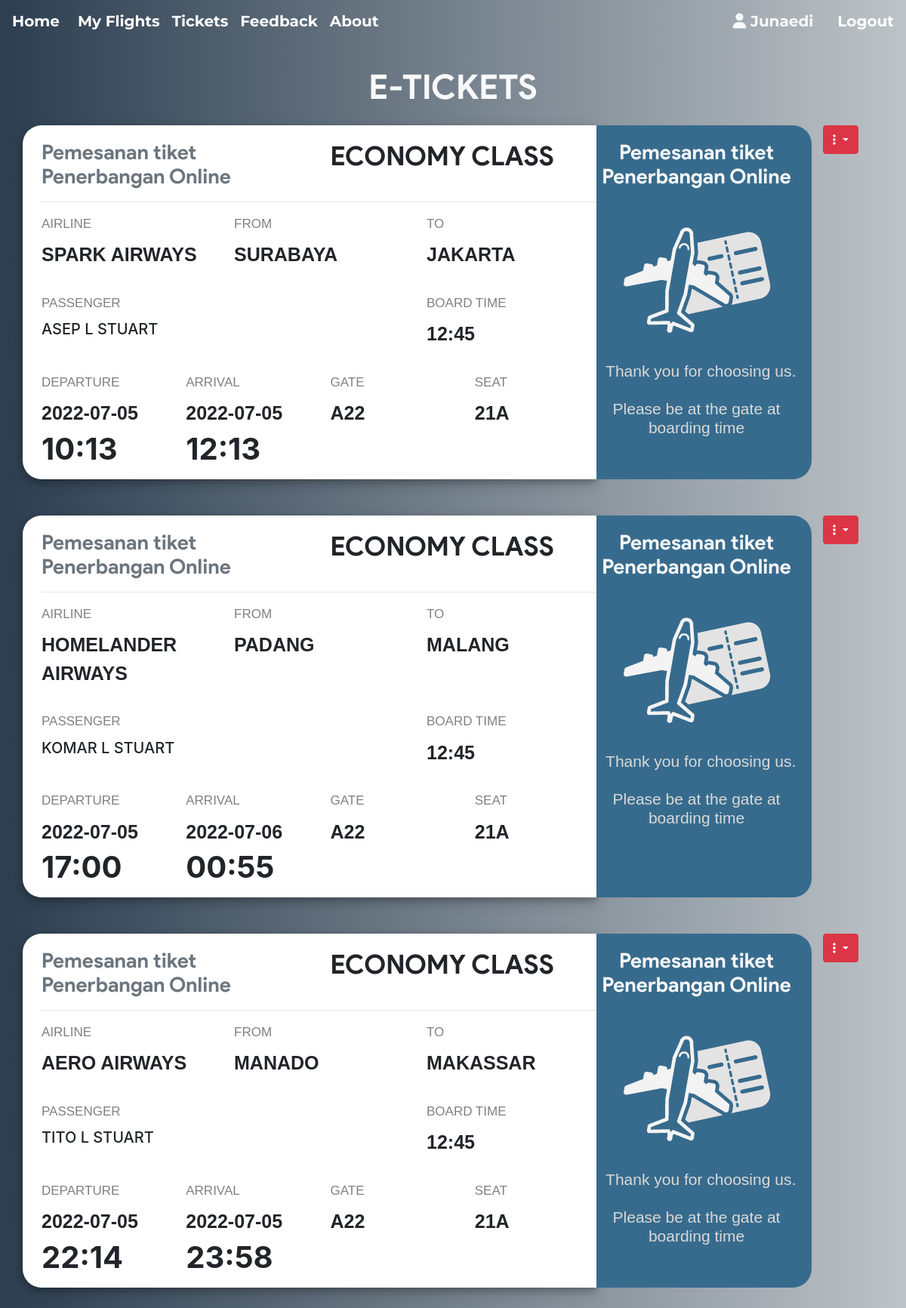
The page /ticket.php (signed in) on the database its author committed.
### tables this page shows
CREATE TABLE `ticket` (
  `ticket_id` int(11) NOT NULL,
  `passenger_id` int(11) NOT NULL,
  `flight_id` int(11) NOT NULL,
  `user_id` int(11) NOT NULL,
  `seat_no` varchar(10) NOT NULL,
  `cost` int(11) NOT NULL,
  `class` varchar(3) NOT NULL
);

CREATE TABLE `flight` (
  `flight_id` int(11) NOT NULL,
  `admin_id` int(11) NOT NULL,
  `arrivale` datetime NOT NULL,
  `departure` datetime NOT NULL,
  `Destination` varchar(20) NOT NULL,
  `source` varchar(20) NOT NULL,
  `airline` varchar(20) NOT NULL,
  `Seats` varchar(110) NOT NULL,
  `duration` varchar(20) NOT NULL,
  `Price` int(11) NOT NULL,
  `status` varchar(6) DEFAULT NULL,
  `issue` varchar(50) DEFAULT NULL,
  `last_seat` varchar(5) DEFAULT '',
  `bus_seats` int(11) DEFAULT 20,
  `last_bus_seat` varchar(5) DEFAULT ''
);

CREATE TABLE `passenger_profile` (
  `passenger_id` int(11) NOT NULL,
  `user_id` int(11) NOT NULL,
  `flight_id` int(11) NOT NULL,
  `mobile` varchar(110) NOT NULL,
  `dob` datetime NOT NULL,
  `f_name` varchar(20) DEFAULT NULL,
  `m_name` varchar(20) DEFAULT NULL,
  `l_name` varchar(20) DEFAULT NULL
);

### helpers/helper.php (called while the page is built)
<?php
function subview($file){
	$file = __DIR__.'/../sub-views/'.$file;
	include $file;
}

### ticket.php (the view, shortened to what this page needs)
<?php include_once 'helpers/helper.php'; ?>
<?php subview('header.php'); ?>
<main>
  <?php if(isset($_SESSION['userId'])) {
    require 'helpers/init_conn_db.php';
    ?>
    <div class="container mb-5">
    <h1 class="text-center text-light mt-4 mb-4">E-TICKETS</h1>
      <?php
      $sql = 'SELECT * FROM Ticket WHERE user_id=?';
      $stmt = mysqli_stmt_init($conn);
      if(!mysqli_stmt_prepare($stmt,$sql)) {
          header('Location: ticket.php?error=sqlerror');
          exit();
      } else {
          mysqli_stmt_bind_param($stmt,'i',$_SESSION['userId']);
          mysqli_stmt_execute($stmt);
          $result = mysqli_stmt_get_result($stmt);
          while ($row = mysqli_fetch_assoc($result)) {
            $sql_p = 'SELECT * FROM Passenger_profile WHERE passenger_id=?';
            $stmt_p = mysqli_stmt_init($conn);
            if(!mysqli_stmt_prepare($stmt_p,$sql_p)) {
                header('Location: ticket.php?error=sqlerror');
                exit();
            } else {
                mysqli_stmt_bind_param($stmt_p,'i',$row['passenger_id']);
                mysqli_stmt_execute($stmt_p);
                $result_p = mysqli_stmt_get_result($stmt_p);
                if($row_p = mysqli_fetch_assoc($result_p)) {
                  $sql_f = 'SELECT * FROM Flight WHERE flight_id=?';
                  $stmt_f = mysqli_stmt_init($conn);
                  if(!mysqli_stmt_prepare($stmt_f,$sql_f)) {
                      header('Location: ticket.php?error=sqlerror');
                      exit();
                  } else {
                      mysqli_stmt_bind_param($stmt_f,'i',$row['flight_id']);
                      mysqli_stmt_execute($stmt_f);
                      $result_f = mysqli_stmt_get_result($stmt_f);
                      if($row_f = mysqli_fetch_assoc($result_f)) {
                        $date_time_dep = $row_f['departure'];
                        $date_dep = substr($date_time_dep,0,10);
                        $time_dep = substr($date_time_dep,10,6) ;
                        $date_time_arr = $row_f['arrivale'];
                        $date_arr = substr($date_time_arr,0,10);
                        $time_arr = substr($date_time_arr,10,6) ;
                        if($row['class'] === 'E') {
                            $class_txt = 'ECONOMY';
                        } else if($row['class'] === 'B') {
                            $class_txt = 'BUSINESS';
                        }
                        echo '
                        <div class="row mb-5">
                        <div class="col-8 out">
                            <div class="row ">
                                <div class="col">
                                    <h2 class="text-secondary mb-0 brand">
                                        Pemesanan tiket Penerbangan Online</h2>
                                </div>
                                <div class="col">
                                    <h2 class="mb-0">'.$class_txt.' CLASS</h2>
                                </div>
                            </div>
                            <hr>
                            <div class="row mb-3">
                                <div class="col-4">
                                    <p class="head">Airline</p>
                                    <p class="txt">'.$row_f['airline'].'</p>
                                </div>
                                <div class="col-4">
                                    <p class="head">from</p>
                                    <p class="txt">'.$row_f['source'].'</p>
                                </div>
                                <div class="col-4">
                                    <p class="head">to</p>
                                    <p class="txt">'.$row_f['Destination'].'</p>
                                </div>
                            </div>
                            <div class="row mb-3">
                                <div class="col-8">
                                    <p class="head">Passenger</p>
                                    <p class=" h5 text-uppercase">
                                    '.$row_p['f_name'].' '.$row_p['m_name'].' '.$row_p['l_name'].'
                                    </p>
                                </div>
                                <div class="col-4">
                                    <p class="head">board time</p>
                                    <p class="txt">12:45</p>
                                </div>
                            </div>
                            <div class="row">
                                <div class="col-3">
                                    <p class="head">departure</p>
                                    <p class="txt mb-1">'.$date_dep.'</p>
                                    <p class="h1 font-weight-bold mb-3">'.$time_dep.'</p>
                                </div>
                                <div class="col-3">
                                    <p class="head">arrival</p>
                                    <p class="txt mb-1">'.$date_arr.'</p>
                                    <p class="h1 font-weight-bold mb-3">'.$time_arr.'</p>
                                </div>
                                <div class="col-3">
                                    <p class="head">gate</p>
                                    <p class="txt">A22</p>
                                </div>
                                <div class="col-3">
                                    <p class="head">seat</p>
                                    <p class="txt">'.$row['seat_no'].'</p>
                                </div>
                            </div>
                        </div>
                        <div class="col-3 pl-0" style="background-color:#376b8d !important;
                            padding:20px; border-top-right-radius: 25px; border-bottom-right-radius: 25px;">
                            <div class="row">
                                <div class="col">
                                <h2 class="text-light text-center brand">
                                    Pemesanan tiket Penerbangan Online</h2>
                                </div>
                            </div>
                            <div class="row justify-content-center">
                                <div class="col-12">
                                    <img src="assets/images/airtic.png" class="mx-auto d-block"
                                    height="200px" width="200px" alt="">
                                </div>
                            </div>
                            <div class="row">
                                <h3 class="text-light2 text-center mt-2 mb-0">
                                &nbsp Thank you for choosing us. </br> </br>
                                    Please be at the gate at boarding time</h3>
                            </div>
                        </div>
                        <div class="col-1">
                            <div class="dropdown">
                                <button class="btn btn-danger dropdown-toggle" type="button"
                                    id="dropdownMenuButton" data-toggle="dropdown"
                                    aria-haspopup="true" aria-expanded="false">
                                    <i class="fa fa-ellipsis-v"></i> </td>
                                </button>
                                            value='.$row['ticket_id'].'>
                                            value='.$row['ticket_id'].'>
                            </div>
                        </div>
                        </div>
                      ' ;
                      }
                  }
                }
            }
          }
      }
       ?>
    </div>
  </main>
  <?php } ?>
  <?php subview('footer.php'); ?>

### sub-views/header.php (shortened to what this page needs)
<!doctype html>
<html lang="en">
    <head>
        <link rel="stylesheet" href="https://stackpath.bootstrapcdn.com/font-awesome/4.7.0/css/font-awesome.min.css">
        <link rel="stylesheet" href="https://stackpath.bootstrapcdn.com/bootstrap/4.5.2/css/bootstrap.min.css">
    </head>
    <body>
        <nav class="navbar navbar-expand-lg navbar-dark bg-transparent ">
        <a class="navbar-brand" href="index.php"><h5>Home</h5>
        </a>
        <div class="collapse navbar-collapse" id="navbarSupportedContent">
            <ul class="navbar-nav mr-auto">
            <?php if(isset($_SESSION['userId'])) { ?>
                <li class="nav-item">
                    <a class="nav-link" href="my_flights.php">
                        <h5> My Flights</h5>
                    </a>
                </li>
                <li class="nav-item">
                    <a class="nav-link" href="ticket.php">
                        <h5> Tickets</h5>
                    </a>
                </li>
            <?php } ?>
                <li class="nav-item">
                    <a class="nav-link" href="feedback.php">
                        <h5> Feedback</h5>
                    </a>
                </li>
                <li class="nav-item">
                    <a class="nav-link" href="#">
                        <h5> About</h5>
                    </a>
                </li>
            </ul>
            <?php
            if(isset($_SESSION['userId'])) {
                echo '
                <ul  class="nav navbar-nav navbar-right">
                    <li class="nav-item mr-3">
                            <h5 class=" text-light">
                            <i class="ml-1 fa fa-user text-light"></i>
                            '.$_SESSION['userUid'].'
                            </h5>
                    </li>
                    <li class="nav-item ml-3">
                        <form action="includes/logout.inc.php" class="logout_form" method="POST">
                        <button class="astext"  type="submit">
                            <h5> Logout </h5>
                            </button>
                        </form>
                    </li>
                </ul>    ';
            }
            ?>
        </div>
        </nav>

### sub-views/footer.php (shortened to what this page needs)
  </body>
</html>

### sub-views/header.php (style rules this page uses)
.astext { background:none; border:none; margin:0; padding:0; cursor: pointer; }
h5 { color: white; font-weight: bold; font-size: 20px ; font-family: 'Montserrat', sans-serif; }

### ticket.php (style rules this page uses)
body { background: #bdc3c7; background: -webkit-linear-gradient(to right, #2c3e50, #bdc3c7); background: linear-gradient(to right, #2c3e50, #bdc3c7); }
h2.brand { font-size: 27px !important; }
p.head { text-transform: uppercase; font-family: arial; font-size: 17px; margin-bottom: 10px ; color: grey; }
p.txt { text-transform: uppercase; font-family: arial; font-size: 25px; font-weight: bolder; }
.out { border-top-left-radius: 25px; border-bottom-left-radius: 25px; box-shadow: 0 4px 8px 0 rgba(0, 0, 0, 0.2), 0 6px 20px 0 rgba(0, 0, 0, 0.19); background-color: white; padding-left: 25px; padding-right: 0px; padding-top: 20px; }
h2 { font-weight: lighter !important; font-size: 35px !important; margin-bottom: 20px; font-family :'product sans' !important; font-weight: bolder; }
.text-light2 { color: #d9d9d9; }
h3 { font-size: 21px !important; margin-bottom: 20px; font-family: Tahoma, sans-serif; font-weight: lighter; }
h1 { font-weight: lighter !important; font-size: 45px !important; margin-bottom: 20px; font-family :'product sans' !important; font-weight: bolder; }

### rows shown on the page
ticket: class "ECONOMY", flight.airline "SPARK AIRWAYS", flight.source "SURABAYA", flight.Destination "JAKARTA", passenger.f_name "ASEP", passenger.m_name "L", passenger.l_name "STUART", flight.departure "2022-07-05", flight.departure "10:13", flight.arrivale "2022-07-05", flight.arrivale "12:13", seat_no "21A"
ticket: class "ECONOMY", flight.airline "HOMELANDER AIRWAYS", flight.source "PADANG", flight.Destination "MALANG", passenger.f_name "KOMAR", passenger.m_name "L", passenger.l_name "STUART", flight.departure "2022-07-05", flight.departure "17:00", flight.arrivale "2022-07-06", flight.arrivale "00:55", seat_no "21A"
ticket: class "ECONOMY", flight.airline "AERO AIRWAYS", flight.source "MANADO", flight.Destination "MAKASSAR", passenger.f_name "TITO", passenger.m_name "L", passenger.l_name "STUART", flight.departure "2022-07-05", flight.departure "22:14", flight.arrivale "2022-07-05", flight.arrivale "23:58", seat_no "21A"

### other values the page prints
$_SESSION['userUid'] "Junaedi"
